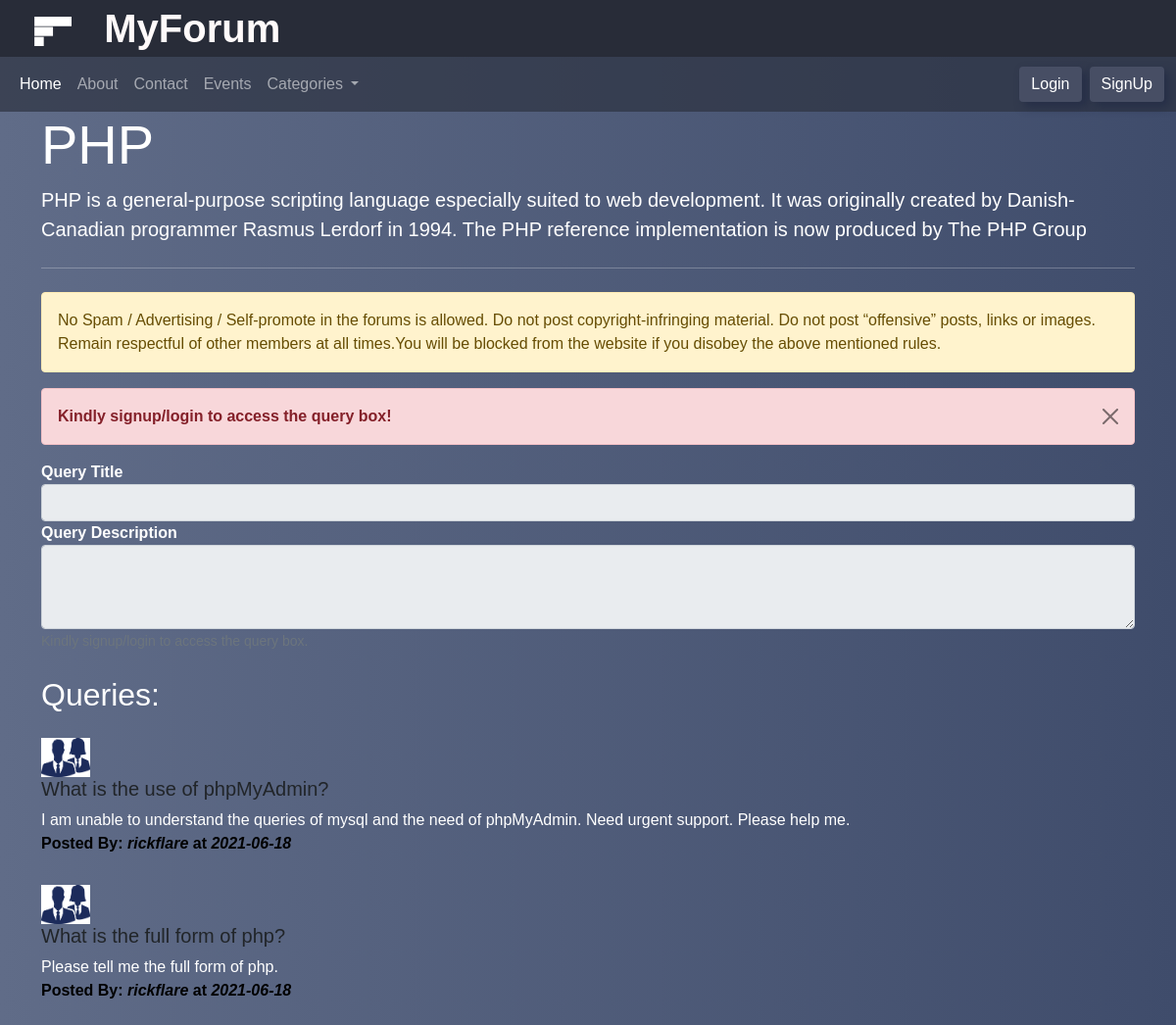
The page /forum/threadlist.php?ID=2 on the database its author committed.
### tables this page shows
CREATE TABLE `categories` (
  `ID` int(10) NOT NULL,
  `TITLE` varchar(255) NOT NULL,
  `DESCRIPTION` varchar(500) NOT NULL,
  `DATE` date NOT NULL DEFAULT current_timestamp()
);

CREATE TABLE `forumquery` (
  `queryId` int(11) NOT NULL,
  `queryTitle` varchar(500) NOT NULL,
  `queryDescription` varchar(500) NOT NULL,
  `userId` int(50) NOT NULL,
  `categoryId` int(50) NOT NULL,
  `timeStamp` date NOT NULL DEFAULT current_timestamp()
);

CREATE TABLE `userdetails` (
  `S.NO` int(10) NOT NULL,
  `USERNAME` varchar(500) NOT NULL,
  `PASSWORD` varchar(255) NOT NULL,
  `DATE` date NOT NULL DEFAULT current_timestamp()
);

### forum/threadlist.php (the view, shortened to what this page needs)
<!doctype html>
<html lang="en">
<head>
    <link href="https://cdn.jsdelivr.net/npm/bootstrap@5.0.1/dist/css/bootstrap.min.css" rel="stylesheet"
>
    <link rel="stylesheet" href="a.css">
</head>
<body>
    <?php
      include 'essentials/_header.php';
    ?>
    <?php
    $id=$_GET['ID'];
    $sql="SELECT * FROM `categories` WHERE `ID`= '$id'";
    $result=mysqli_query($connect,$sql);
    $row=mysqli_fetch_assoc($result);
   echo ' <div class="container">
   <div class="jumbotron">
       <h1 class="display-4">'.$row['TITLE'].'</h1>
       <p class="lead">'.$row['DESCRIPTION'].'</p>
       <hr class="my-4">
       <div class="alert alert-warning" role="alert">No Spam / Advertising / Self-promote in the forums is allowed.
       Do not post copyright-infringing material.
       Do not post “offensive” posts, links or images.
       Remain respectful of other members at all times.You will be blocked from the website if you disobey the above mentioned rules.
       </div>
   </div></div>';
   ?>
    <div class="container">
        <?php
           if(isset($_SESSION['loggedin']))
           {
               echo '<form action="'. $_SERVER['REQUEST_URI'].'" method="POST">
               <div class="form-group">
                   <label for="queryTitle"><strong>Query Title</strong></label>
                   <input type="text" class="form-control" name="queryTitle" id="queryTitle" aria-describedby="emailHelp">
               </div>
               <div class="form-group">
                   <label for="queryDescription"><strong>Query Description</strong></label>
                   <textarea class="form-control" name="queryDescription" id="queryDescription" rows="3"></textarea>
               </div>
               <small id="emailHelp" class="form-text text-muted"></small><br>
               <button type="submit" name="submit" class="btn btn-success">Submit</button>
           </form>';
           }
           else
           {
            echo('<div class="alert alert-danger alert-dismissible fade show" role="alert">
            <strong>Kindly signup/login to access the query box!</strong><button type="button" class="btn-close" data-bs-dismiss="alert" aria-label="Close"></button>
            </div>');
            echo '<form action="'. $_SERVER['REQUEST_URI'].'" method="POST">
               <div class="form-group">
                   <label for="queryTitle"><strong>Query Title</strong></label>
                   <input type="text" class="form-control" name="queryTitle" id="queryTitle" aria-describedby="emailHelp" readonly>
               </div>
               <div class="form-group">
                   <label for="queryDescription"><strong>Query Description</strong></label>
                   <textarea class="form-control" name="queryDescription" id="queryDescription" rows="3" readonly></textarea>
               </div>
               <small id="emailHelp" class="form-text text-muted">Kindly signup/login to access the query box.</small><br>
           </form>';
            }
        ?>
        <h2 class="my-4">Queries:</h2>
    </div>
    <?php
     $id=$_GET['ID'];
     $sql="SELECT * FROM `forumquery` WHERE `categoryId`='$id'";
     $result=mysqli_query($connect,$sql);
     while($row=mysqli_fetch_assoc($result))
     {
        $user=$row['userId'];
        $sql3="SELECT * FROM `userdetails` WHERE  `S.NO`='$user'";
        $result3=mysqli_query($connect,$sql3);
        $row3=mysqli_fetch_assoc($result3);
        echo('<div class="container" style="margin-bottom:30px;"><div class="media">
        <img class="mr-3" src="images/login.png" height="40px" width="50px" alt="Generic placeholder image"><div class="media-body">
          <h5 class="mt-0"><a href="threads.php?queryId='.$row['queryId'].'" class="text-dark" style="text-decoration:none;">'.$row['queryTitle'].'</a></h5>
          '.$row['queryDescription'].'
        </div>
        <p style="color: black;"><strong>Posted By:<em> '.$row3['USERNAME'].'</em> at <em>'.$row3['DATE'].'</em></strong></p>
      </div></div>');
     }
    ?>
</body>
</html>

### forum/a.css (style rules this page uses)
body { margin: 0px; padding: 0px; min-height: 100vh; overflow: auto; background: linear-gradient(to right, #606c88, #3f4c6b); width: 100%; font-family: 'Raleway', sans-serif; color: white; }

### rows shown on the page
categories: TITLE "PHP", DESCRIPTION "PHP is a general-purpose scripting language especially suited to web development. It was originally created by Danish-Canadian programmer Rasmus Lerdorf in 1994. The PHP reference implementation is now produced by The PHP Group"
forumquery: queryTitle "What is the use of phpMyAdmin?", queryDescription "I am unable to understand the queries of mysql and the need of phpMyAdmin. Need urgent support. Please help me.", userId.USERNAME "rickflare", userId.DATE "2021-06-18"
forumquery: queryTitle "What is the full form of php?", queryDescription "Please tell me the full form of php.", userId.USERNAME "rickflare", userId.DATE "2021-06-18"
